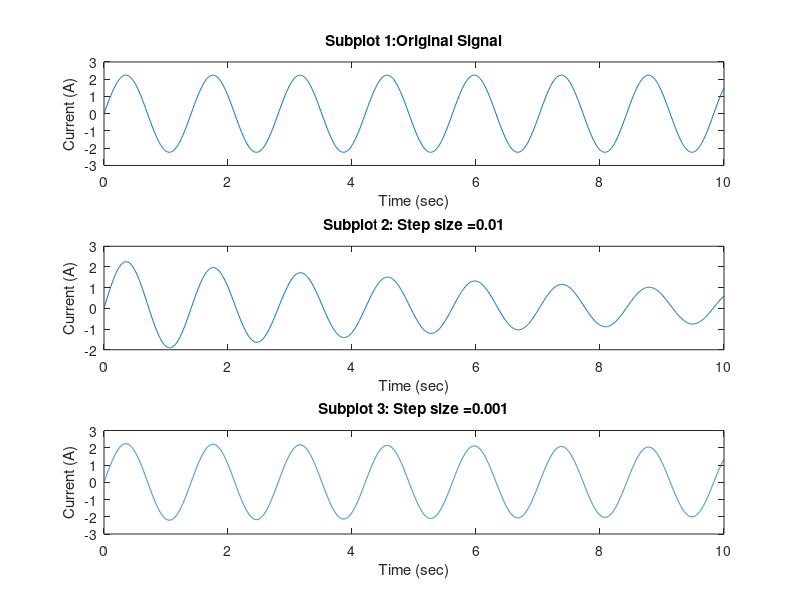

This chart was generated by the following MATLAB code:
clc
clear all

R=0.0001;
L=0.1;
C=0.5;
g=0:0.01:10;
Vm=1;
tf=10;

I= sqrt(C/L)*Vm*sin(g/sqrt(L*C));

A=[-R/L -1/L; 1/C 0];
B=[1/L ; 0];

h=0.01; 
nos1 = round(tf/h);
X = 1 + (h*R/L) + (h*h/L/C);
Adj = (1/X);

I1(1)=0;   %for t =1
vc(1)=0;   %for t =1

for i=1:nos1
    I1(i+1)=Adj*(I1(i)+(h*vc(i)*A(1,2))+B(1)*Vm*h);
    vc(i+1)=Adj*(vc(i)*(1+(R*h/C))+(A(2,1)*h*I1(i)));
end

h1=0.001;
g1=0:0.001:10;
nos2 = round(tf/h1);
X1 = 1 + (h1*R/L) + (h1*h1/L/C);
Adj1=1/X1;
I2(1)=0;    %for t =1
vc2(1)=0;   %for t =1

for j=1:nos2
    I2(j+1)=Adj1*(I2(j)+(h1*vc2(j)*A(1,2))+B(1)*Vm*h1);
    vc2(j+1)=Adj1*(vc2(j)*(1+(R*h1/C))+(A(2,1)*h1*I2(j)));
end

subplot(3,1,1)
plot(g,I)
title('Subplot 1:Original Signal');
xlabel('Time (sec)');
ylabel('Current (A)');

subplot(3,1,2)
plot(g,I1)
title('Subplot 2: Step size =0.01');
xlabel('Time (sec)');
ylabel('Current (A)');

subplot(3,1,3)
plot(g1,I2)
title('Subplot 3: Step size =0.001');
xlabel('Time (sec)');
ylabel('Current (A)');